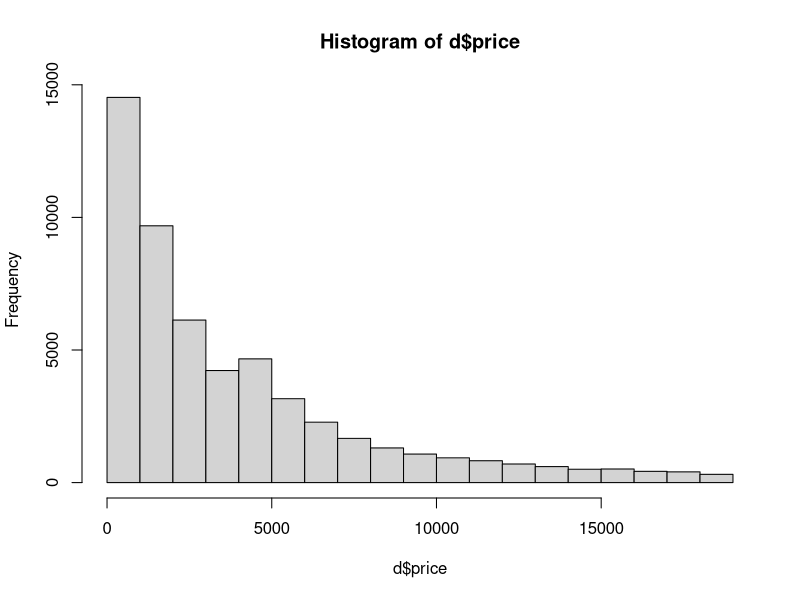
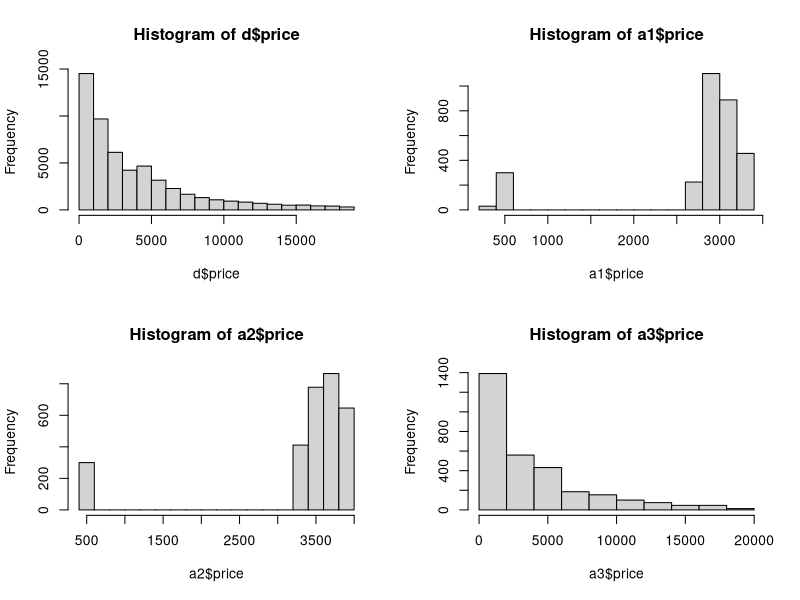
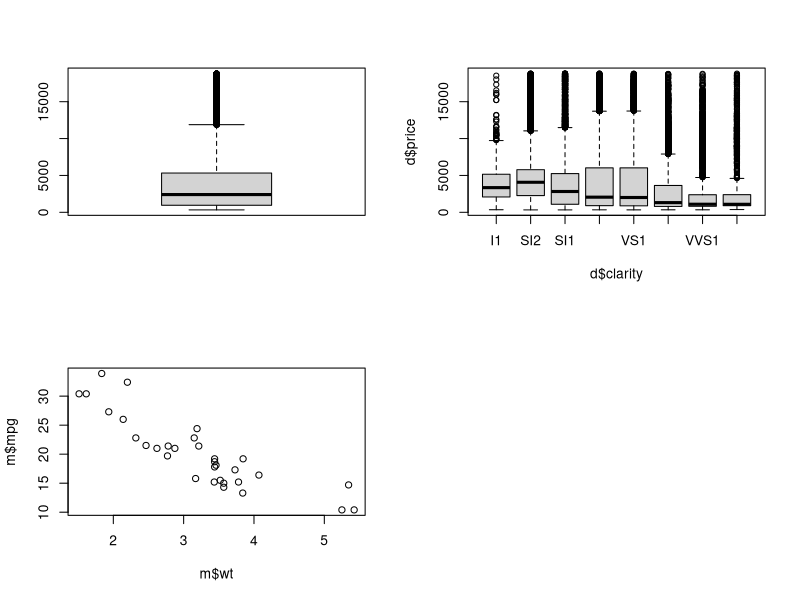

Generate these figures, in order, with R:
# - Aula 2 - Estatística Descritiva
m <- mtcars
m$mpg

# Média
mean(m$mpg)
# Mediana
median(m$mpg)
# Amplitude
max(m$mpg)-min(m$mpg)
# Desvio Padrão
sd(m$mpg)

# Visualizar 1as 6 linhas
head(m,6)
View(head(m))
# Visualizar ultimas 6 linhas
tail(m)

# Carregar dataframe diamonds do package GGplot2
install.packages("ggplot2")
library(ggplot2)
d <- diamonds
head(d)

# Descrever a população (d)
mean(d$price)
median(d$price)
sd(d$price)

# Obtenção de recortes de um dataframe
c(1,3,7)
# filtrar colunas 1, 3 e 7
d_3c <- d[,c(1,3,7)]
# filtrar 1as 10 linhas
d_10l <- head(d,10)
# filtrar 1as 10 linhas
d_10l <- d[1:10,]

# Geração de amostra de 3k linhas
a1 <- d[1:3000,]
mean(a1$price)
median(a1$price)
sd(a1$price)

# Geração de amostra de 3k linhas
a2 <- d[3001:6000,]
mean(a2$price)
median(a2$price)
sd(a2$price)

# Comando sample gera números aleatórios
sample(3)
# Reprodução de uma amostra aleatório: definição da semente
set.seed(33)
sample(3)

# Geração de uma amostra aleatória
set.seed(33)
va <- sample(nrow(d))
a3 <- d[va[1:3000],]

mean(a3$price)
median(a3$price)
sd(a3$price)

# Geração de estatísticas descritivas
summary(d)
summary(a3)

# Descrição de variáveis categóricas
prop.table(table(d$cut))
prop.table(table(a3$cut))

# Histograma
hist(d$price)

# R: múltiplos gráficos em uma janela
par(mfrow=(c(2,2)))
hist(d$price)
hist(a1$price)
hist(a2$price)
hist(a3$price)

# Função para cálculo de outlier
fctOutlier <- function(x) {
  z <- (x-mean(x))/sd(x)
  # abs é o cálculo do módulo - isto é, sem sinal
  # return é o valor retornado pela função
  return(abs(z)>3)
}

fctOutlier(c(1,1,1,1,1,11,1,1,1,1,1,1,1,1,1,1,1,1,1,1,1,1,1,1,1,1,1,1,1,1,1,1,1,1,1,1,1,1,1,1,1,1,1,1,1,1,1,1,1,1000010))

# Criar coluna Outlier no dataframe
d$outlier <- fctOutlier(d$price)

# box-plot
boxplot(d$price)
# box-plot para analisar distribuições segmentadas por categorias
boxplot(d$price~d$clarity)

# Estatísticas para 2 variáveis
m <- mtcars

# Gráfico de 2 variáveis - dispersão (scatterplot)
plot(m$mpg~m$wt)

# Coeficiente de correlação linear
cor(m$mpg, m$wt)
